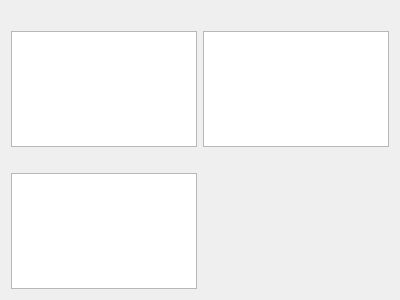
<?xml version="1.0" encoding="UTF-8"?>
<ui version="4.0">
 <class>Dialog</class>
 <widget class="QDialog" name="Dialog">
  <property name="geometry">
   <rect>
    <x>0</x>
    <y>0</y>
    <width>400</width>
    <height>300</height>
   </rect>
  </property>
  <property name="windowTitle">
   <string>Dialog</string>
  </property>
  <layout class="QGridLayout" name="gridLayout">
   <item row="1" column="0">
    <widget class="QTableView" name="tableView1"/>
   </item>
   <item row="3" column="0">
    <widget class="QTableView" name="tableView3"/>
   </item>
   <item row="1" column="1">
    <widget class="QTableView" name="tableView2"/>
   </item>
   <item row="3" column="1">
    <widget class="QLabel" name="label">
     <property name="text">
      <string/>
     </property>
    </widget>
   </item>
   <item row="2" column="0">
    <widget class="QLabel" name="label3">
     <property name="text">
      <string/>
     </property>
    </widget>
   </item>
   <item row="0" column="0">
    <widget class="QLabel" name="label1">
     <property name="text">
      <string/>
     </property>
    </widget>
   </item>
   <item row="0" column="1">
    <widget class="QLabel" name="label2">
     <property name="text">
      <string/>
     </property>
    </widget>
   </item>
  </layout>
 </widget>
 <resources/>
 <connections/>
</ui>
